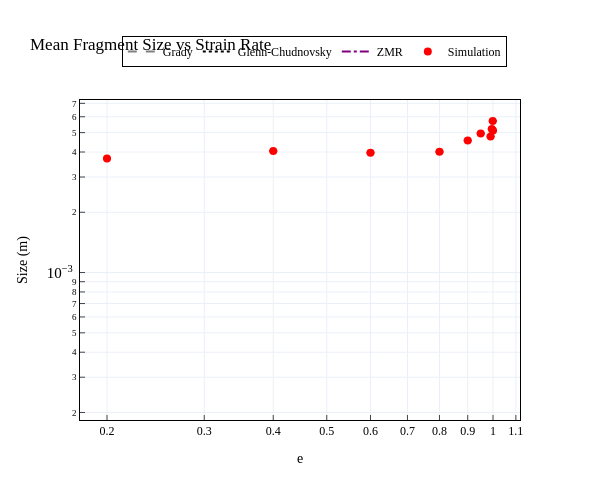
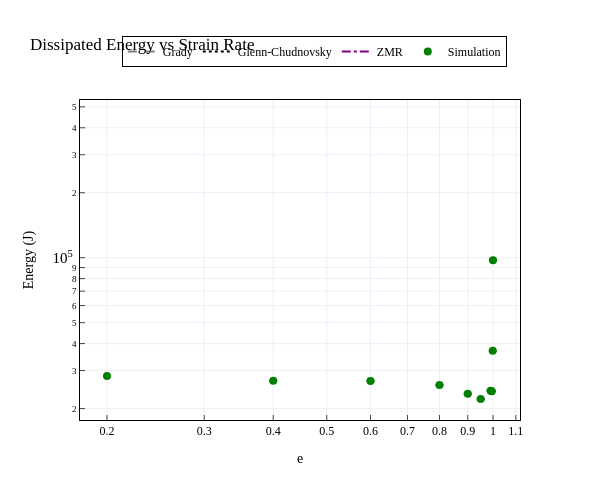

These figures' notebook cell, in order:
### Code cell
# ==============================================================================
# 2. PLOT FIGURES
# ==============================================================================

# --- FIGURE 2: Mean Fragment Size (With Theory) ---
fig_size = go.Figure()

# Theory Curves
fig_size.add_trace(
    go.Scatter(
        x=x_grid,
        y=y_grady,
        mode="lines",
        name="Grady",
        line=dict(dash="dash", color="gray"),
    )
)
fig_size.add_trace(
    go.Scatter(
        x=x_grid,
        y=y_gc,
        mode="lines",
        name="Glenn-Chudnovsky",
        line=dict(dash="dot", color="black"),
    )
)
fig_size.add_trace(
    go.Scatter(
        x=x_grid,
        y=y_zmr,
        mode="lines",
        name="ZMR",
        line=dict(dash="dashdot", color="purple"),
    )
)

# Simulation Data
fig_size.add_trace(
    go.Scatter(
        x=final_df[order_by],
        y=final_df["mean_fragment_size"],
        error_y=dict(type="data", array=final_df["std_fragment_size"], visible=True),
        mode="markers",
        marker=dict(size=8, color="red"),
        line=dict(width=2),
        name="Simulation",
    )
)

fig_size.layout = get_layout()
fig_size.update_layout(
    title="Mean Fragment Size vs Strain Rate",
    xaxis_title=order_by,
    yaxis_title="Size (m)",
    xaxis_type="log",
    yaxis_type="log",
)
fig_size.show()


# --- FIGURE 3: Dissipated Energy (With Theory) ---
fig_edis_final = go.Figure()

# Theory Curves
fig_edis_final.add_trace(
    go.Scatter(
        x=x_grid,
        y=E_grady,
        mode="lines",
        name="Grady",
        line=dict(dash="dash", color="gray"),
    )
)
fig_edis_final.add_trace(
    go.Scatter(
        x=x_grid,
        y=E_gc,
        mode="lines",
        name="Glenn-Chudnovsky",
        line=dict(dash="dot", color="black"),
    )
)
fig_edis_final.add_trace(
    go.Scatter(
        x=x_grid,
        y=E_zmr,
        mode="lines",
        name="ZMR",
        line=dict(dash="dashdot", color="purple"),
    )
)

# Simulation Data
fig_edis_final.add_trace(
    go.Scatter(
        x=final_df[order_by],
        y=final_df["mean_dissipated_energy"],
        error_y=dict(
            type="data", array=final_df["std_dissipated_energy"], visible=True
        ),
        mode="markers",
        marker=dict(size=8, color="green"),
        line=dict(width=2),
        name="Simulation",
    )
)

fig_edis_final.layout = get_layout()
fig_edis_final.update_layout(
    title="Dissipated Energy vs Strain Rate",
    xaxis_title=order_by,
    yaxis_title="Energy (J)",
    xaxis_type="log",
    yaxis_type="log",
)
fig_edis_final.show()

### Figure 1 — Plotly figure (JSON) as saved in the notebook; plotly's stock layout.template omitted (floating-point values rounded to 4 significant figures; data arrays with more than 128 entries replaced by an {"elided": "..."} marker saying what was removed)
{"data": [{"line": {"color": "gray", "dash": "dash"}, "mode": "lines", "name": "Grady", "type": "scatter", "x": {"elided": "300 float values"}, "y": {"elided": "300 float values"}}, {"line": {"color": "black", "dash": "dot"}, "mode": "lines", "name": "Glenn-Chudnovsky", "type": "scatter", "x": {"elided": "300 float values"}, "y": {"elided": "300 float values"}}, {"line": {"color": "purple", "dash": "dashdot"}, "mode": "lines", "name": "ZMR", "type": "scatter", "x": {"elided": "300 float values"}, "y": {"elided": "300 float values"}}, {"error_y": {"array": [0.0, 0.0, 0.0, 0.0, 0.0, 0.0, 0.0, 0.0, 0.0, 0.0, 0.0], "type": "data", "visible": true}, "line": {"width": 2}, "marker": {"color": "red", "size": 8}, "mode": "markers", "name": "Simulation", "type": "scatter", "x": [0.0, 0.2, 0.4, 0.6, 0.8, 0.9, 0.95, 0.99, 0.995, 0.999, 1.0], "y": [0.004219, 0.003717, 0.004049, 0.003968, 0.004016, 0.004566, 0.00495, 0.004785, 0.005208, 0.005714, 0.005128]}], "layout": {"font": {"color": "Black", "family": "Latin-Modern", "size": 12}, "height": 500, "legend": {"bgcolor": "rgba(255, 255, 255, 0.8)", "bordercolor": "black", "borderwidth": 1, "orientation": "h", "x": 0.97, "xanchor": "right", "y": 1.2, "yanchor": "top"}, "showlegend": true, "title": {"text": "Mean Fragment Size vs Strain Rate"}, "width": 600, "xaxis": {"exponentformat": "power", "linecolor": "black", "linewidth": 1, "mirror": true, "showgrid": true, "showline": true, "tickfont": {"size": 12}, "ticks": "inside", "title": {"text": "e"}, "type": "log", "zeroline": false}, "yaxis": {"exponentformat": "power", "linecolor": "black", "linewidth": 1, "mirror": true, "showgrid": true, "showline": true, "tickfont": {"size": 12}, "ticks": "inside", "title": {"text": "Size (m)"}, "type": "log", "zeroline": false}}}

### Figure 2 — Plotly figure (JSON) as saved in the notebook; plotly's stock layout.template omitted (floating-point values rounded to 4 significant figures; data arrays with more than 128 entries replaced by an {"elided": "..."} marker saying what was removed)
{"data": [{"line": {"color": "gray", "dash": "dash"}, "mode": "lines", "name": "Grady", "type": "scatter", "x": {"elided": "300 float values"}, "y": {"elided": "300 float values"}}, {"line": {"color": "black", "dash": "dot"}, "mode": "lines", "name": "Glenn-Chudnovsky", "type": "scatter", "x": {"elided": "300 float values"}, "y": {"elided": "300 float values"}}, {"line": {"color": "purple", "dash": "dashdot"}, "mode": "lines", "name": "ZMR", "type": "scatter", "x": {"elided": "300 float values"}, "y": {"elided": "300 float values"}}, {"error_y": {"array": [0.0, 0.0, 0.0, 0.0, 0.0, 0.0, 0.0, 0.0, 0.0, 0.0, 0.0], "type": "data", "visible": true}, "line": {"width": 2}, "marker": {"color": "green", "size": 8}, "mode": "markers", "name": "Simulation", "type": "scatter", "x": [0.0, 0.2, 0.4, 0.6, 0.8, 0.9, 0.95, 0.99, 0.995, 0.999, 1.0], "y": [25360.0, 28300.0, 26890.0, 26840.0, 25750.0, 23410.0, 22150.0, 24180.0, 24070.0, 37010.0, 97430.0]}], "layout": {"font": {"color": "Black", "family": "Latin-Modern", "size": 12}, "height": 500, "legend": {"bgcolor": "rgba(255, 255, 255, 0.8)", "bordercolor": "black", "borderwidth": 1, "orientation": "h", "x": 0.97, "xanchor": "right", "y": 1.2, "yanchor": "top"}, "showlegend": true, "title": {"text": "Dissipated Energy vs Strain Rate"}, "width": 600, "xaxis": {"exponentformat": "power", "linecolor": "black", "linewidth": 1, "mirror": true, "showgrid": true, "showline": true, "tickfont": {"size": 12}, "ticks": "inside", "title": {"text": "e"}, "type": "log", "zeroline": false}, "yaxis": {"exponentformat": "power", "linecolor": "black", "linewidth": 1, "mirror": true, "showgrid": true, "showline": true, "tickfont": {"size": 12}, "ticks": "inside", "title": {"text": "Energy (J)"}, "type": "log", "zeroline": false}}}
